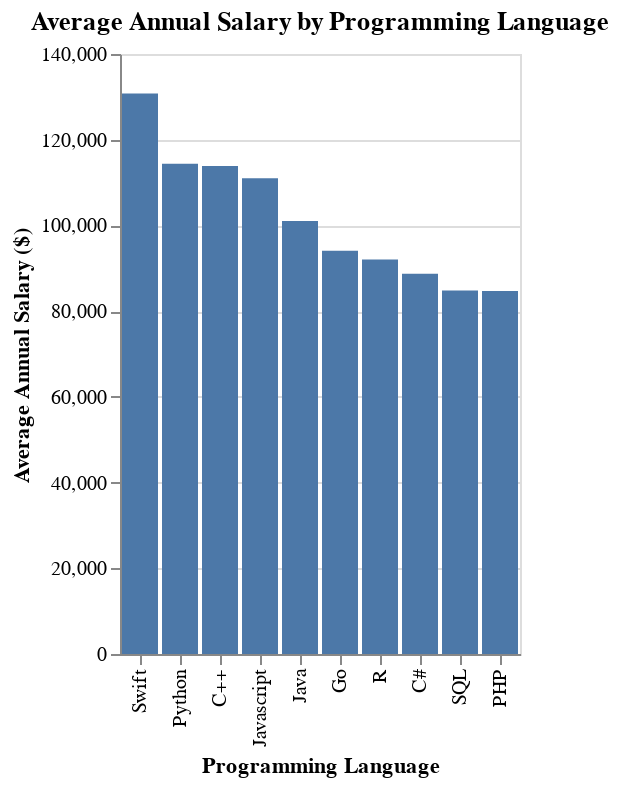

Notebook cell for this chart:
### Code cell
import pandas as pd
import altair as alt

# Read the CSV file into a DataFrame
df = pd.read_csv('popular-languages.csv')

# Clean the 'Average Annual Salary' column
df['Average Annual Salary'] = df['Average Annual Salary'].replace({'\$': '', ',': ''}, regex=True).astype(float)

# Sort the DataFrame by 'Average Annual Salary' in descending order
df_sorted = df.sort_values('Average Annual Salary', ascending=False)

# Create a bar chart
chart = alt.Chart(df_sorted).mark_bar().encode(
    x=alt.X('Language', sort='-y', title='Programming Language'), # Sort x-axis by y-axis in descending order
    y=alt.Y('Average Annual Salary', title='Average Annual Salary ($)'),
    tooltip=['Language', alt.Tooltip('Average Annual Salary', format='$,.2f')]
).properties(
    title='Average Annual Salary by Programming Language'
)

# Display the chart directly
chart

### Figure 1 — Vega-Lite specification as saved in the notebook (floating-point values rounded to 4 significant figures)
{"config": {"view": {"continuousWidth": 300, "continuousHeight": 300}}, "data": {"name": "data-dc3f53184150742addeaf6300f506a7a"}, "mark": {"type": "bar"}, "encoding": {"tooltip": [{"field": "Language", "type": "nominal"}, {"field": "Average Annual Salary", "format": "$,.2f", "type": "quantitative"}], "x": {"field": "Language", "sort": "-y", "title": "Programming Language", "type": "nominal"}, "y": {"field": "Average Annual Salary", "title": "Average Annual Salary ($)", "type": "quantitative"}}, "title": "Average Annual Salary by Programming Language", "$schema": "https://vega.github.io/schema/vega-lite/v5.20.1.json", "datasets": {"data-dc3f53184150742addeaf6300f506a7a": [{"Language": "Swift", "Average Annual Salary": 130800.0}, {"Language": "Python", "Average Annual Salary": 114400.0}, {"Language": "C++", "Average Annual Salary": 113900.0}, {"Language": "Javascript", "Average Annual Salary": 111000.0}, {"Language": "Java", "Average Annual Salary": 101000.0}, {"Language": "Go", "Average Annual Salary": 94080.0}, {"Language": "R", "Average Annual Salary": 92040.0}, {"Language": "C#", "Average Annual Salary": 88730.0}, {"Language": "SQL", "Average Annual Salary": 84790.0}, {"Language": "PHP", "Average Annual Salary": 84730.0}]}}
